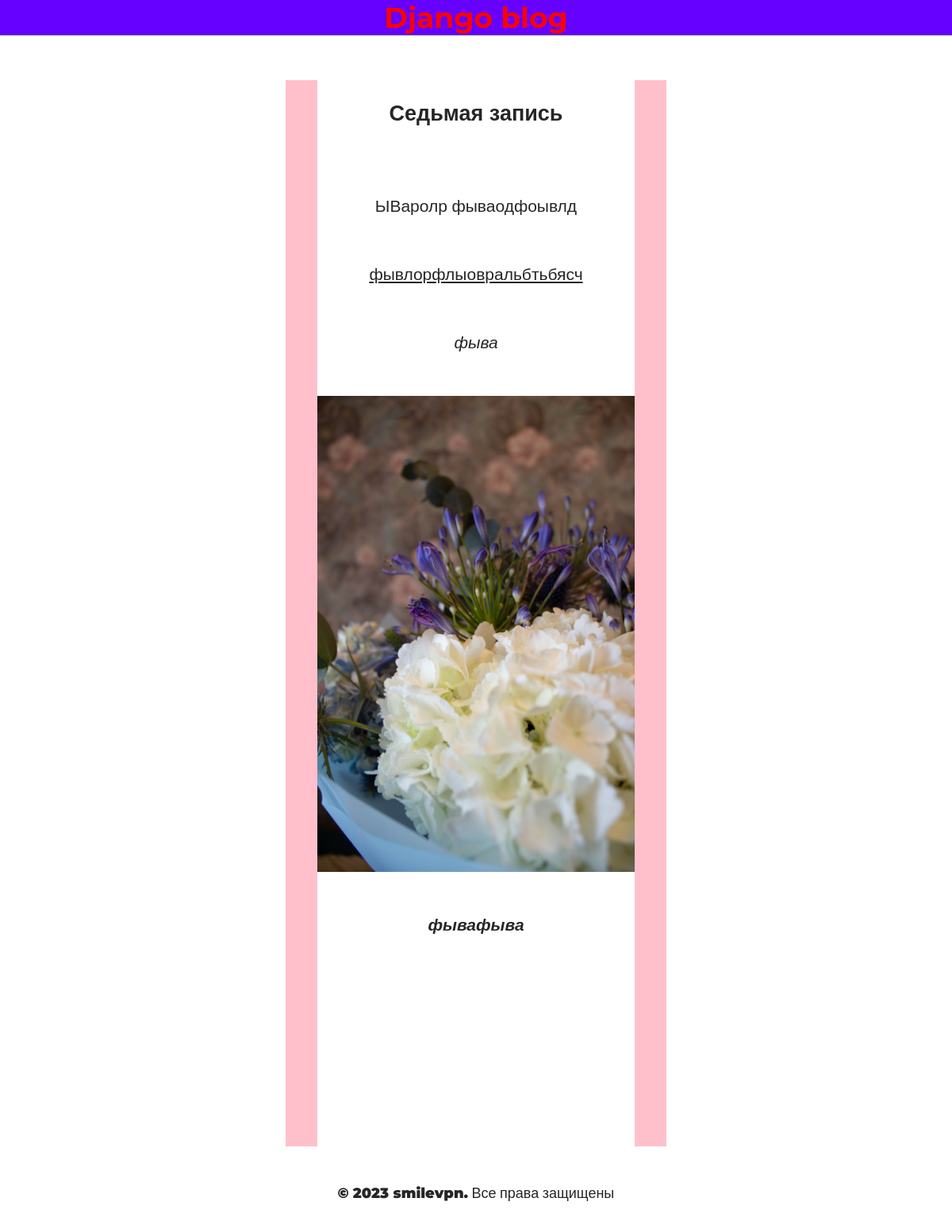
Screenshot of /app/post/7/ with the database file from the repository.
### app/models.py (models this page shows, shortened)
class Post(models.Model):
    title = models.CharField(max_length=200)
    published = models.DateTimeField(auto_now_add=True)
    author = models.ForeignKey(
        'auth.User',
        on_delete=models.CASCADE,
    )
    preimage = models.ImageField(upload_to='static/images/')
    prebody = models.TextField()
    body = models.TextField()

### app/views.py (the view)
# urls.py: path('post/<int:pk>/', BlogDetailView.as_view(), name='post_detail'),  # новое изменение
class BlogDetailView(DetailView):  # новое
    model = Post
    template_name = 'post_detail.html'

### app/templates/post_detail.html
{% extends 'base.html' %}
{% block content %}
  <div class="post-entry">
    <h2>{{ object.title }}</h2>
    <p>{{ object.body|safe }}</p>
  </div>
{% endblock content %}

### static/css/base.css (style rules this page uses)
* { margin: 0; padding: 0; font-family: 'Montserrat', sans-serif; }
body { font-size: 18px; background-color: #fff; color: #262626; }
.post-entry { width: 100%; margin: 1rem 0; display: flex; flex-wrap: wrap; flex-direction: column; flex: 30%; justify-content: center; align-items: center; }
.post-entry h2 { margin: 0.5rem 0; line-height: 1.342; font-weight: 700; font-family: 'Montserrat', sans-serif; }
.post-entry p { padding: 24px 0; font-weight: 400; display: flex; font-size: 21px; line-height: 1.81; }

### rows the page displays
Post: title "Седьмая запись", body "ЫВаролр фываодфоывлд фывлорфлыовральбтьбясч фыва фывафыва", body (picture)
